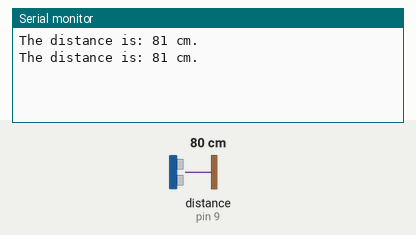
A sketch run on a simulated Arduino Uno, built with avr-gcc and run on an emulated ATmega328P. Parts: the last lines printed to the serial monitor. The test bench sets the inputs (shaded band); at power-on: distance to the obstacle (sensor on pin 9) 80 cm. The echo pulse lasts 58.3 µs per cm.

Above: at 1.8 s.
1.9 s: distance to the obstacle (sensor on pin 9) set to 2 cm
At 2.8 s:
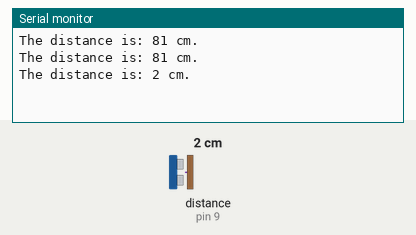
3.4 s: distance to the obstacle (sensor on pin 9) set to 4 cm
At 4.8 s:
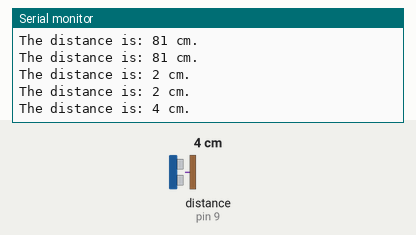
Timing chart, 0 to 6.4 s (numbered marks = the images above; inputs shaded):
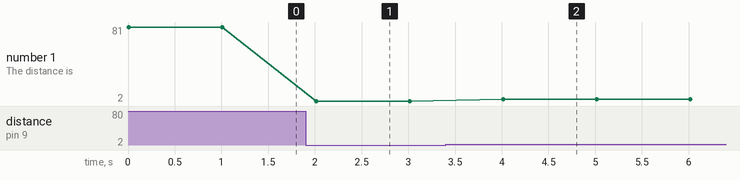

Measured:
- after the input at 1.9 s, the serial monitor: prints a new line after 0.11 s (image 1)
- after the input at 3.4 s, the serial monitor: prints a new line after 0.61 s (image 2)
- plotted number 1: 81 → 2 after the input at 1.9 s, 2 → 4 after the input at 3.4 s

The sketch:

14th_project.ino
```cpp
#include <NewPing.h>

#define TRIGGER_PIN 8
#define ECHO_PIN 9
#define MAX_DISTANCE 200

NewPing sonar(TRIGGER_PIN, ECHO_PIN, MAX_DISTANCE);//We declare the object sonar.

void setup()
{
  Serial.begin(9600);
}

void loop()
{
 int x=sonar.ping_cm();//x is the distance in cm.
 Serial.print("The distance is: ");
 Serial.print(x);
 Serial.println(" cm.");
 delay(1000);
}
```
